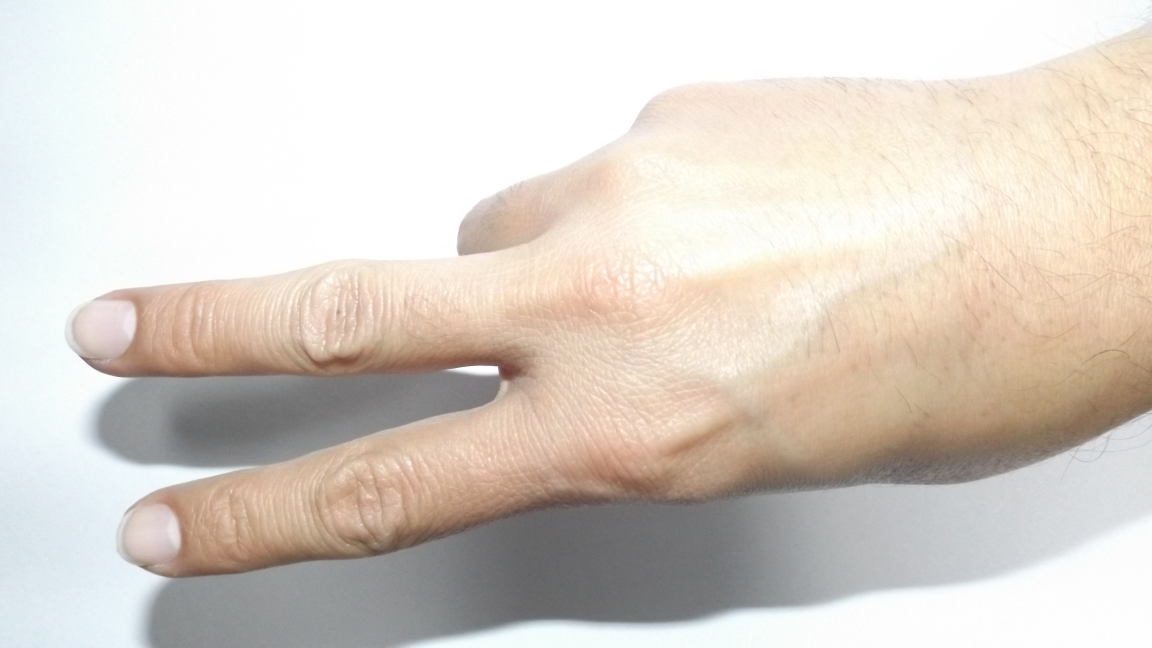
#> input picture zizoTrials/sdsd.jpg, 4608 x 2592 px (shown at 1/4 size)
$ jupyter execute trails.ipynb
#> lines starting #> are read from the running program, lines starting #| are printed output that depends on the picture; after the words box and inside, x2 and y2 are one past the last pixel; in counts of white or black regions, pixels touching at a corner belong together
## Histogram Equalization

[cell 1]
import cv2
import matplotlib.pyplot as plt

img1 = cv2.imread('sdsd.jpg')
#> img1 is the input picture: shape (2592, 4608, 3); mean B, G, R 200.6, 209.4, 217.9
img2 = cv2.imread('sdsd.jpg', 0)
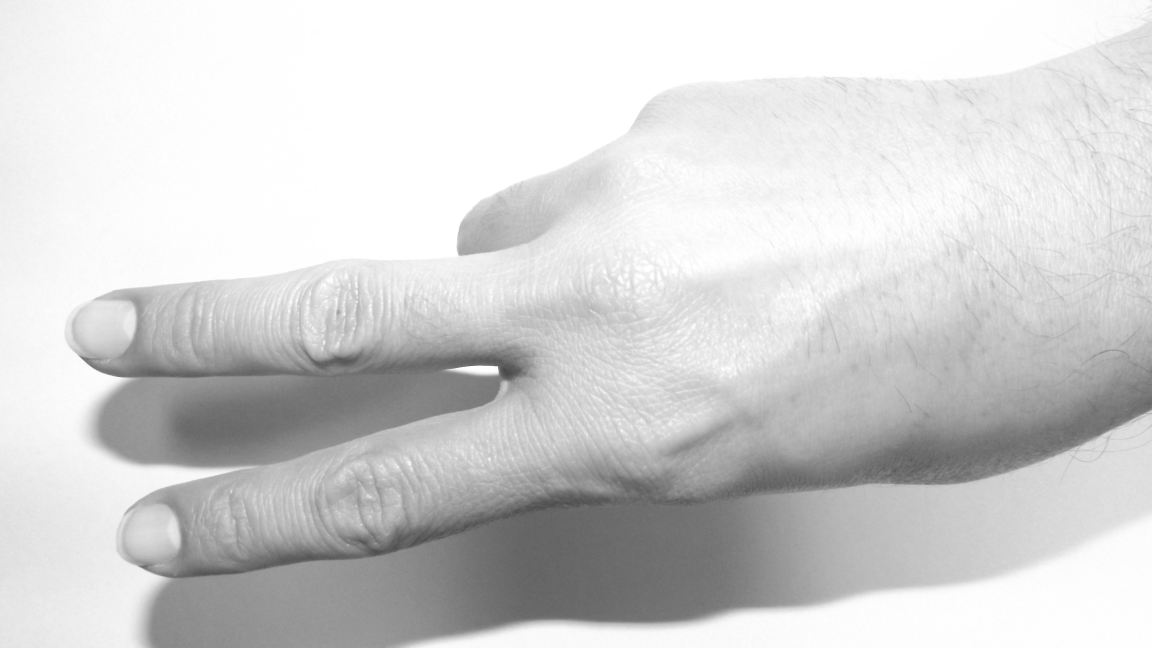
#> img2: shape (2592, 4608) (shown at 1/4 size); min 59, max 255, mean 210.9
gray = cv2.cvtColor(img1, cv2.COLOR_BGR2GRAY)
edges = cv2.Canny(gray, 30, 100)
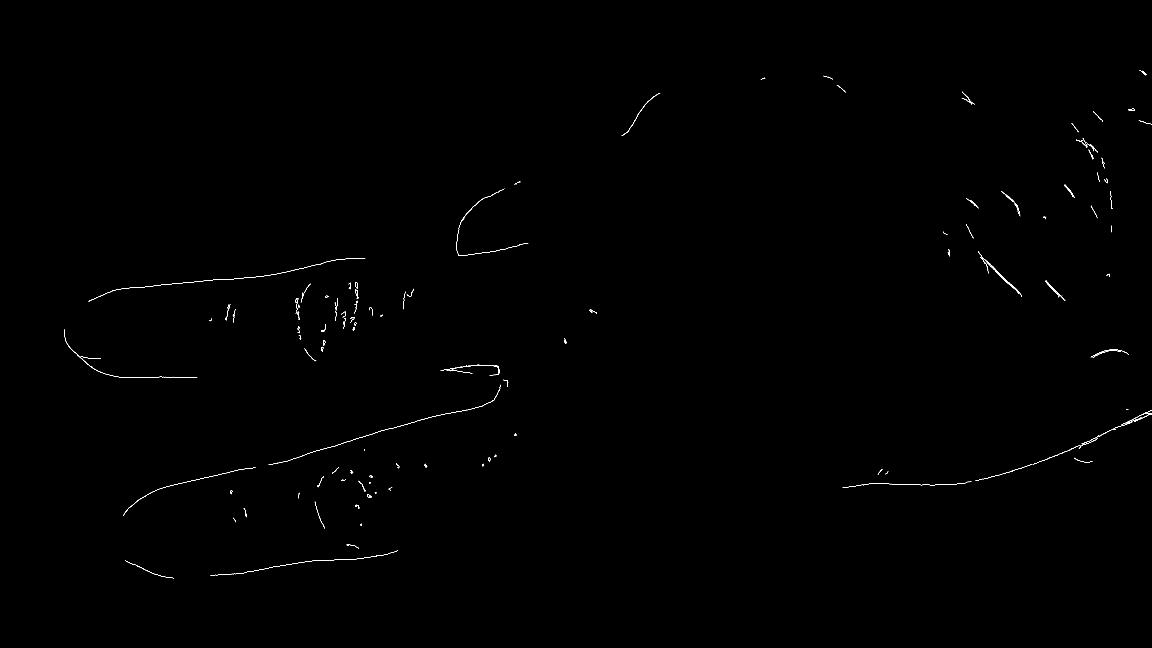
#> edges: shape (2592, 4608) (shown at 1/4 size); 0.12% white in thin lines or dots, all inside (x1, y1, x2, y2) = (257, 281, 4608, 2313)
img2 = cv2.resize(img2,(720,500))
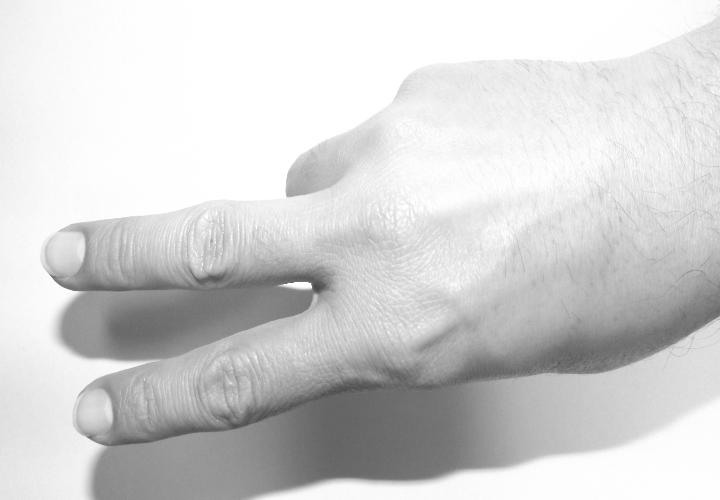
#> img2: shape (500, 720); min 72, max 255, mean 210.8
# cv2.imshow('img',img)
# img = cv2.cvtColor(img,cv2.COLOR_BGR2RGB)

hist1 = cv2.calcHist([img2],[0],None,[256],[0,256])
#> hist1 = 256 values, max 46910 at index 255, min 0 at index 0, mean 1406.2
img2_2 = cv2.equalizeHist(img2)
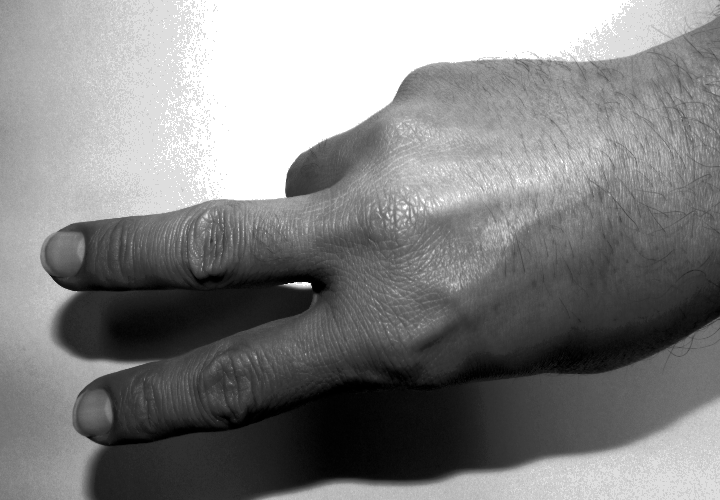
#> img2_2: shape (500, 720); min 0, max 255, mean 131
hist2 = cv2.calcHist([img2_2],[0],None,[256],[0,256])
#> hist2 = 256 values, max 46910 at index 255, min 0 at index 38, mean 1406.2
plt.subplot(331),plt.imshow(img2)
plt.subplot(332),plt.plot(hist1)
plt.subplot(334),plt.imshow(img2_2)
plt.subplot(335),plt.plot(hist2)


plt.subplot(337),plt.imshow(gray)
plt.subplot(338),plt.plot(edges)
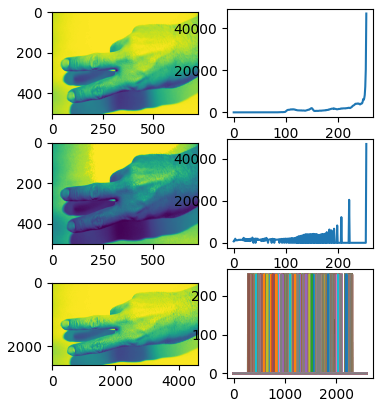
#> figure drawn by matplotlib, 6 panels; panel 2: curve peaks at x = 255, y = 46910; panel 4: curve peaks at x = 255, y = 46910
